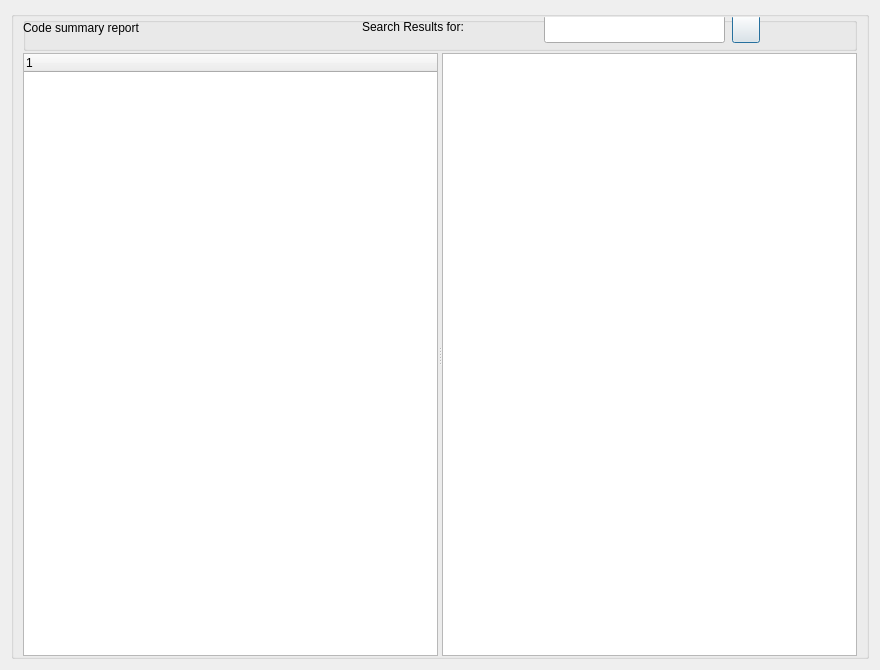
<?xml version="1.0" encoding="UTF-8"?>
<ui version="4.0">
 <class>Dialog_code_summary</class>
 <widget class="QDialog" name="Dialog_code_summary">
  <property name="geometry">
   <rect>
    <x>0</x>
    <y>0</y>
    <width>880</width>
    <height>670</height>
   </rect>
  </property>
  <property name="windowTitle">
   <string>Code summary</string>
  </property>
  <layout class="QGridLayout" name="gridLayout">
   <item row="1" column="1">
    <widget class="QGroupBox" name="groupBox_2">
     <property name="title">
      <string/>
     </property>
     <layout class="QGridLayout" name="gridLayout_2">
      <property name="topMargin">
       <number>0</number>
      </property>
      <property name="bottomMargin">
       <number>0</number>
      </property>
      <property name="verticalSpacing">
       <number>2</number>
      </property>
      <item row="1" column="0">
       <widget class="QSplitter" name="splitter">
        <property name="orientation">
         <enum>Qt::Horizontal</enum>
        </property>
        <widget class="QTreeWidget" name="treeWidget">
         <column>
          <property name="text">
           <string notr="true">1</string>
          </property>
         </column>
        </widget>
        <widget class="QTextEdit" name="textEdit"/>
       </widget>
      </item>
      <item row="0" column="0">
       <widget class="QGroupBox" name="groupBox">
        <property name="minimumSize">
         <size>
          <width>0</width>
          <height>34</height>
         </size>
        </property>
        <property name="maximumSize">
         <size>
          <width>16777215</width>
          <height>34</height>
         </size>
        </property>
        <property name="title">
         <string/>
        </property>
        <widget class="QPushButton" name="pushButton_search_next">
         <property name="geometry">
          <rect>
           <x>709</x>
           <y>-2</y>
           <width>28</width>
           <height>28</height>
          </rect>
         </property>
         <property name="toolTip">
          <string>Search for next occurence in results</string>
         </property>
         <property name="text">
          <string/>
         </property>
        </widget>
        <widget class="QLineEdit" name="lineEdit_search_results">
         <property name="geometry">
          <rect>
           <x>521</x>
           <y>-2</y>
           <width>181</width>
           <height>28</height>
          </rect>
         </property>
         <property name="toolTip">
          <string>Search results for text</string>
         </property>
        </widget>
        <widget class="QLabel" name="label_search_results">
         <property name="geometry">
          <rect>
           <x>339</x>
           <y>0</y>
           <width>181</width>
           <height>20</height>
          </rect>
         </property>
         <property name="text">
          <string>Search Results for:</string>
         </property>
         <property name="wordWrap">
          <bool>true</bool>
         </property>
        </widget>
        <widget class="QLabel" name="label_codes">
         <property name="geometry">
          <rect>
           <x>0</x>
           <y>0</y>
           <width>271</width>
           <height>22</height>
          </rect>
         </property>
         <property name="minimumSize">
          <size>
           <width>0</width>
           <height>22</height>
          </size>
         </property>
         <property name="maximumSize">
          <size>
           <width>16777215</width>
           <height>22</height>
          </size>
         </property>
         <property name="text">
          <string>Code summary report</string>
         </property>
        </widget>
       </widget>
      </item>
     </layout>
    </widget>
   </item>
  </layout>
 </widget>
 <resources/>
 <connections/>
</ui>
